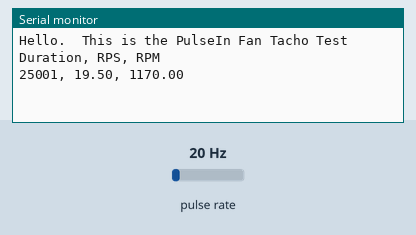
The sketch below on a simulated Arduino Uno, built with avr-gcc and run on an emulated ATmega328P. On the bench: the last lines printed to the serial monitor. Wiring (inferred from the names in the program): pulse sensor: data pin 3. Inputs (shaded band) come from the test bench; at power-on: pulse rate 20 Hz.

Above: at 1.7 s.
1.8 s: pulse rate (sensor on pin 3) set to 4 Hz
At 3.0 s:
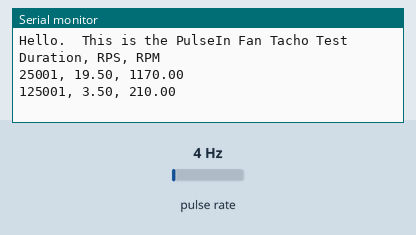
3.3 s: pulse rate (sensor on pin 3) set to 50 Hz
At 4.4 s:
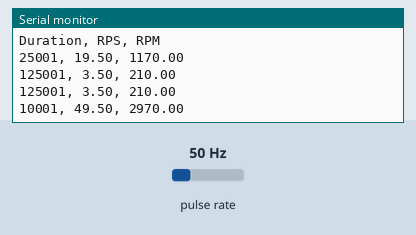
Timing chart, 0 to 6.3 s (numbered marks = the images above; inputs shaded):
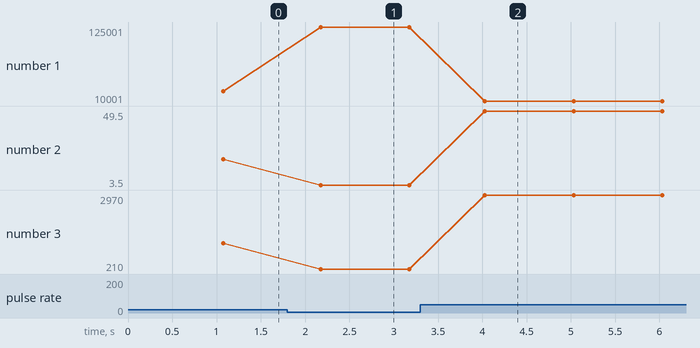

Measured:
- after the input at 1.8 s, the serial monitor: prints a new line after 0.38 s (image 1)
- after the input at 3.3 s, the serial monitor: prints a new line after 0.73 s (image 2)
- plotted number 1: 25001 → 125001 after the input at 1.8 s, 125001 → 10001 after the input at 3.3 s
- plotted number 2: 19.5 → 3.5 after the input at 1.8 s, 3.5 → 49.5 after the input at 3.3 s
- plotted number 3: 1170 → 210 after the input at 1.8 s, 210 → 2970 after the input at 3.3 s

The sketch:

TestFanTachoPulseIn.ino
```cpp
static const int SENSOR_PIN = 3; // Pin connected to the Hall sensor

int revolutions = 0;

void setup()
{
  Serial.begin(115200);
  Serial.println("Hello.  This is the PulseIn Fan Tacho Test");
  Serial.println("Duration, RPS, RPM ");
  delay(500);
  pinMode(SENSOR_PIN, INPUT);
}

float lastUpdate;
unsigned long duration;
unsigned long duration0;
unsigned long duration1;
unsigned long duration2;
unsigned long duration3;
unsigned long duration4;

void loop() {

  if (millis() > lastUpdate + 1000) {
    lastUpdate = millis();

    duration = pulseIn(SENSOR_PIN, HIGH);
    Serial.print(duration);

    Serial.print(", ");
    Serial.print((1000000/duration)*0.5);

    Serial.print(", ");
    Serial.println((1000000/duration)*0.5*60);
  }
}
```
